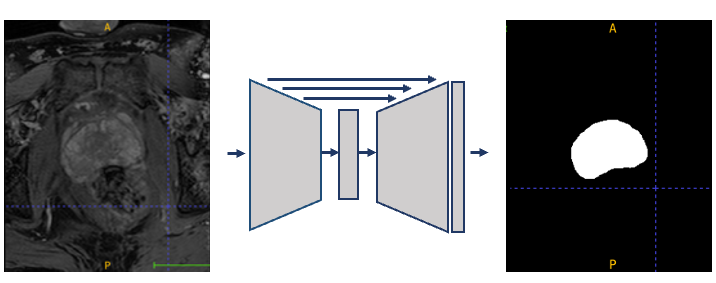
#> input picture segment.png, 716 x 283 px
$ python -i deform_images.py   (imports and definitions only)
#> lines starting #> are read from the running program, lines starting #| are printed output that depends on the picture
import SimpleITK as sitk
import numpy as np
import matplotlib.pyplot as plt
from scipy.ndimage import map_coordinates, gaussian_filter, zoom

# [5 lines left out: function load_mhd_image, not called in this run]


def elastic_transform_3d(image, alpha=1400, sigma=50):
    """Apply large-scale 3D elastic deformation to the whole volume while preserving binary values."""
    shape = image.shape

    # Define low-resolution grid for coarse displacement
    low_res_factor = 4  # Downsampling factor (adjustable)
    low_res_shape = (shape[0] // low_res_factor, shape[1] // low_res_factor, shape[2] // low_res_factor)

    # Generate smooth displacement fields at low resolution
    dx = gaussian_filter((np.random.rand(*low_res_shape) * 2 - 1), sigma) * alpha
    dy = gaussian_filter((np.random.rand(*low_res_shape) * 2 - 1), sigma) * alpha
    dz = gaussian_filter((np.random.rand(*low_res_shape) * 2 - 1), sigma) * alpha

    # Upsample displacement fields to match the original image shape (using nearest interpolation)
    dx = zoom(dx, np.array(shape) / np.array(dx.shape), order=0)
    dy = zoom(dy, np.array(shape) / np.array(dy.shape), order=0)
    dz = zoom(dz, np.array(shape) / np.array(dz.shape), order=0)

    # Ensure the displacement fields have the exact same shape as the input image
    dx, dy, dz = dx[:shape[0], :shape[1], :shape[2]], dy[:shape[0], :shape[1], :shape[2]], dz[:shape[0], :shape[1],
                                                                                           :shape[2]]

    # Meshgrid for pixel indices
    z, y, x = np.meshgrid(
        np.arange(shape[0]), np.arange(shape[1]), np.arange(shape[2]), indexing="ij"
    )

    # Flatten the arrays for interpolation
    indices = np.vstack([(z + dz).ravel(), (y + dy).ravel(), (x + dx).ravel()])

    # Apply elastic deformation with nearest-neighbor interpolation
    deformed_image = map_coordinates(image, indices, order=0, mode="reflect").reshape(shape)

    # Ensure binary output (set values below 0.5 to 0 and above to 1)
    deformed_image = (deformed_image > 0.5).astype(np.uint8)

    return deformed_image, dx, dy, dz


# [257 lines left out: functions save_mhd_image, save_mhd_image_without_metadata, plot_examples, plot_deformation_field_3d, plot_deformation_field_slices, not called in this run]

# [14 lines not run here, left out]

    # Plot the 3D deformation field
    # plot_deformation_field_3d(dx, dy, dz, mask_array, spacing=15)

    # Plot 2D slices of the deformation field
    # plot_deformation_field_slices(dx, dy, dz, mask_array, num_slices=3)

>>> import cv2
>>> picture = cv2.imread('segment.png', cv2.IMREAD_GRAYSCALE)
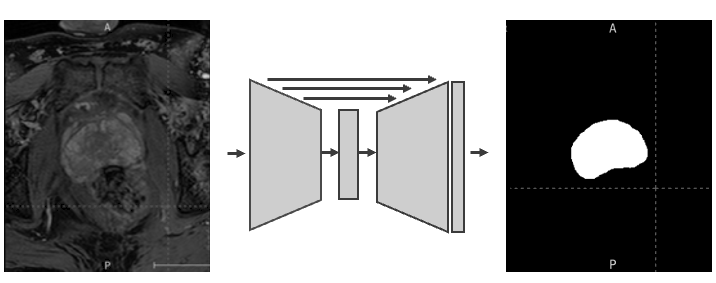
#> picture: shape (283, 716); min 0, max 255, mean 131.6
>>> result = elastic_transform_3d(picture)
#> (the run stopped early here; a loop or call above may not have finished)
